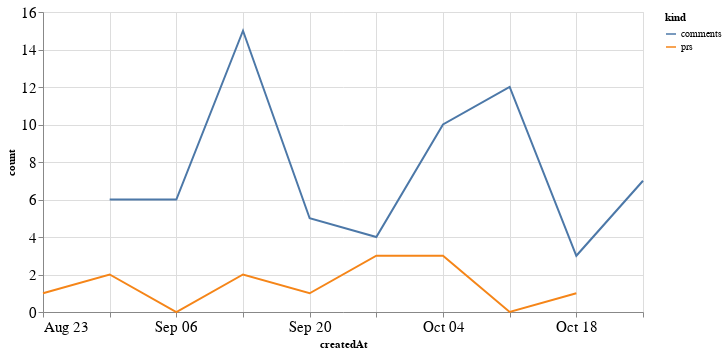

Source (notebook cell):
### Code cell
alt.Chart(total_time, width=600).mark_line().encode(
    x='createdAt',
    y='count',
    color='kind'
)

### Figure 1 — Vega-Lite specification as saved in the notebook (floating-point values rounded to 4 significant figures)
{"config": {"axisLeft": {"labelFontSize": 15}, "axisBottom": {"labelFontSize": 15}}, "data": {"name": "data-0a46c9115d1b86f3ad2e8f6fa174bc2c"}, "mark": "line", "encoding": {"color": {"type": "nominal", "field": "kind"}, "x": {"type": "temporal", "field": "createdAt"}, "y": {"type": "quantitative", "field": "count"}}, "width": 600, "$schema": "https://vega.github.io/schema/vega-lite/v4.8.1.json", "datasets": {"data-0a46c9115d1b86f3ad2e8f6fa174bc2c": [{"createdAt": "2020-08-23T00:00:00", "kind": "prs", "count": 1.0}, {"createdAt": "2020-08-30T00:00:00", "kind": "prs", "count": 2.0}, {"createdAt": "2020-09-06T00:00:00", "kind": "prs", "count": 0.0}, {"createdAt": "2020-09-13T00:00:00", "kind": "prs", "count": 2.0}, {"createdAt": "2020-09-20T00:00:00", "kind": "prs", "count": 1.0}, {"createdAt": "2020-09-27T00:00:00", "kind": "prs", "count": 3.0}, {"createdAt": "2020-10-04T00:00:00", "kind": "prs", "count": 3.0}, {"createdAt": "2020-10-11T00:00:00", "kind": "prs", "count": 0.0}, {"createdAt": "2020-10-18T00:00:00", "kind": "prs", "count": 1.0}, {"createdAt": "2020-10-25T00:00:00", "kind": "prs", "count": null}, {"createdAt": "2020-08-23T00:00:00", "kind": "comments", "count": null}, {"createdAt": "2020-08-30T00:00:00", "kind": "comments", "count": 6.0}, {"createdAt": "2020-09-06T00:00:00", "kind": "comments", "count": 6.0}, {"createdAt": "2020-09-13T00:00:00", "kind": "comments", "count": 15.0}, {"createdAt": "2020-09-20T00:00:00", "kind": "comments", "count": 5.0}, {"createdAt": "2020-09-27T00:00:00", "kind": "comments", "count": 4.0}, {"createdAt": "2020-10-04T00:00:00", "kind": "comments", "count": 10.0}, {"createdAt": "2020-10-11T00:00:00", "kind": "comments", "count": 12.0}, {"createdAt": "2020-10-18T00:00:00", "kind": "comments", "count": 3.0}, {"createdAt": "2020-10-25T00:00:00", "kind": "comments", "count": 7.0}]}}
